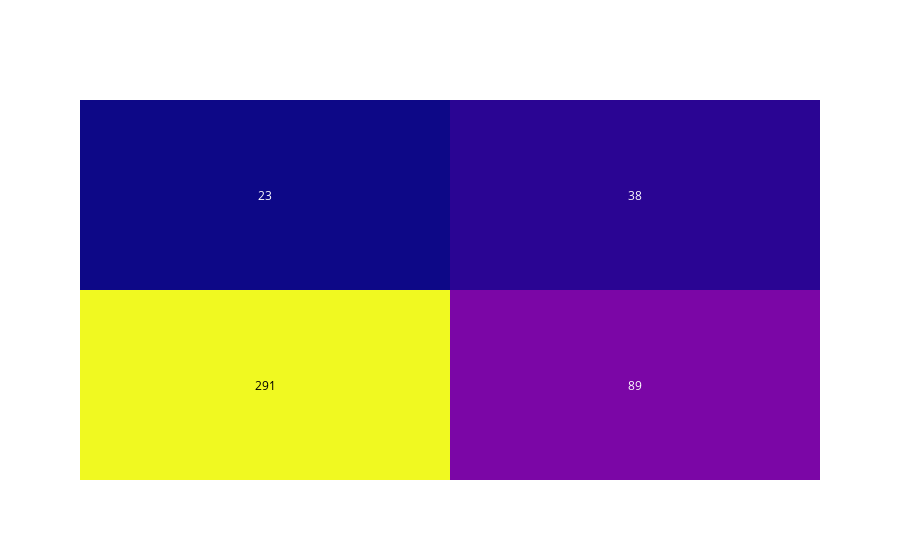

Write notebook code for a chart like this one.
### Markdown cell above
Since the dataset is imbalanced, I would be using only the AUC ROC Score for comparison with the one without fine tuning.
AUC ROC Score has an increase in it when compared to that.

### Code cell
plt.figure(figsize = (8,5))
fig = ff.create_annotated_heatmap(confusion_matrix(y_test,y_pred))
fig.show()

### Figure 1 — Plotly figure (JSON) as saved in the notebook; plotly's stock layout.template omitted (floating-point values rounded to 4 significant figures)
{"data": [{"colorscale": [[0, "#0d0887"], [0.1111, "#46039f"], [0.2222, "#7201a8"], [0.3333, "#9c179e"], [0.4444, "#bd3786"], [0.5556, "#d8576b"], [0.6667, "#ed7953"], [0.7778, "#fb9f3a"], [0.8889, "#fdca26"], [1, "#f0f921"]], "reversescale": false, "showscale": false, "type": "heatmap", "z": [[291, 89], [23, 38]]}], "layout": {"annotations": [{"font": {"color": "#000000"}, "showarrow": false, "text": "291", "x": 0, "xref": "x", "y": 0, "yref": "y"}, {"font": {"color": "#FFFFFF"}, "showarrow": false, "text": "89", "x": 1, "xref": "x", "y": 0, "yref": "y"}, {"font": {"color": "#FFFFFF"}, "showarrow": false, "text": "23", "x": 0, "xref": "x", "y": 1, "yref": "y"}, {"font": {"color": "#FFFFFF"}, "showarrow": false, "text": "38", "x": 1, "xref": "x", "y": 1, "yref": "y"}], "xaxis": {"gridcolor": "rgb(0, 0, 0)", "showticklabels": false, "side": "top", "ticks": ""}, "yaxis": {"showticklabels": false, "ticks": "", "ticksuffix": "  "}}}
